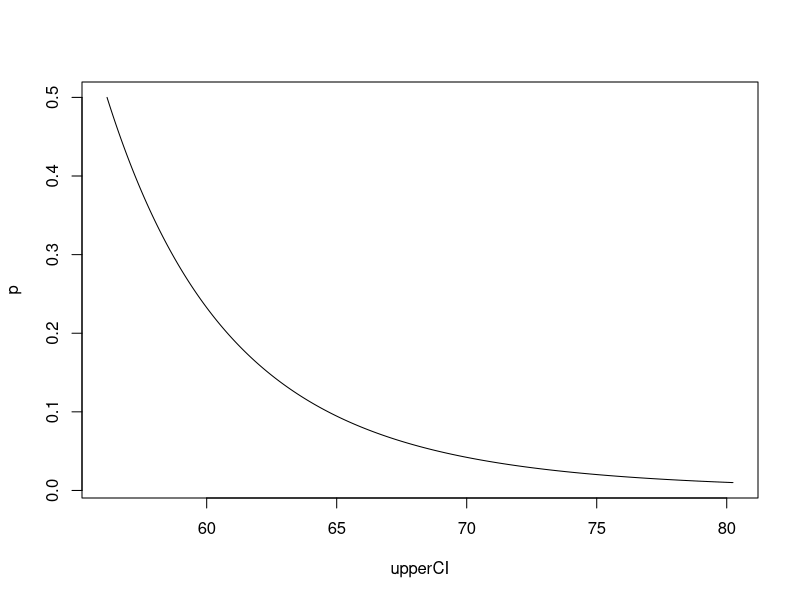
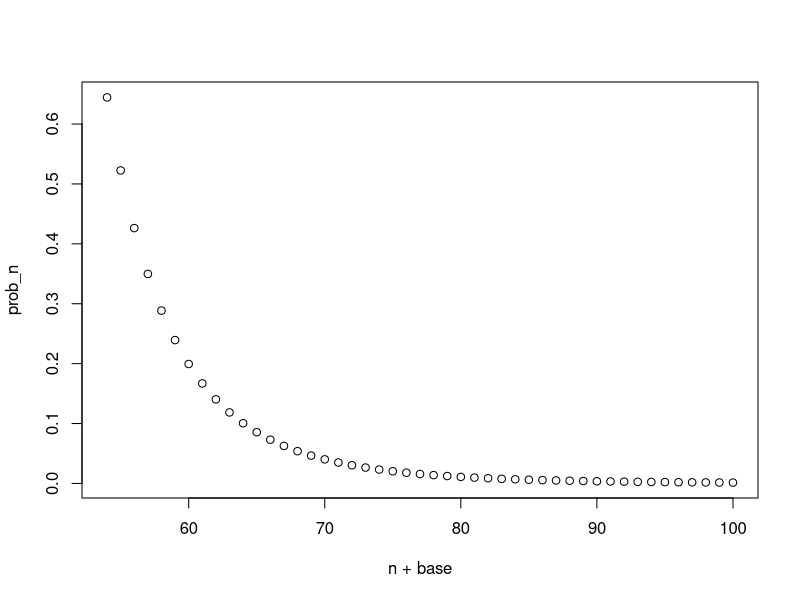

Write the R code that produced these figures, in order.
#  Oona Out of Order
#  Treating the ages lived in Oona Out of Order as an example of the German Tank Problem
# to estimate Oona's maximum age.
#  https://en.wikipedia.org/wiki/German_tank_problem

ages = c(51,27,40,39,31,35,53,19)
base = 18
a = sort(ages-base)
k=length(a)
m=max(a)

#### Frequentist -----------
# https://en.wikipedia.org/wiki/German_tank_problem#Frequentist_analysis
N = m*(1+1/k) -1
varN = (N-k)*(N+1)/(k*k+2)

# Upper limit of confidence interval.
p = seq(0.5,0.01,by=-0.001)
upperCI = base + m / (p**(1/k))
plot(upperCI,p,type="l")


#### Bayesian -----
# https://en.wikipedia.org/wiki/German_tank_problem#Bayesian_analysis

n=seq(36,100-base)

age_prob <- function(n){
  return(choose(m-1,k-1)/choose((n-base),k-1))
}

prob_n = choose(m-1,k-1)/choose(n,k-1)
plot(n+base,prob_n)

for(year in seq(55,100)) { 
  print(paste("Probability of living to Age",year,"equals",age_prob(year) ))
}
  
